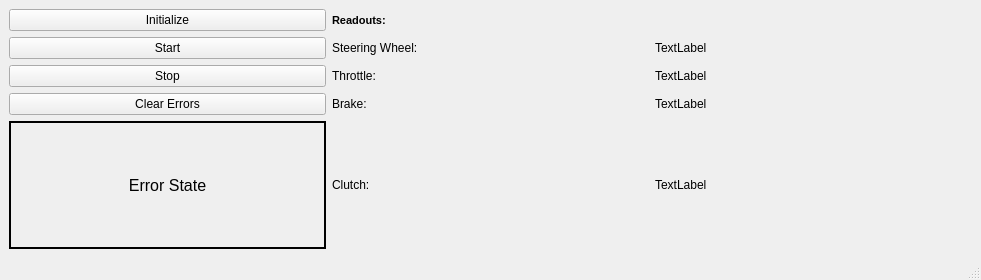
<?xml version="1.0" encoding="UTF-8"?>
<ui version="4.0">
 <class>SteeringComm</class>
 <widget class="QMainWindow" name="SteeringComm">
  <property name="geometry">
   <rect>
    <x>0</x>
    <y>0</y>
    <width>981</width>
    <height>280</height>
   </rect>
  </property>
  <property name="windowTitle">
   <string>Steering Communication Widget</string>
  </property>
  <widget class="QWidget" name="centralwidget">
   <layout class="QGridLayout" name="gridLayout">
    <item row="0" column="0">
     <layout class="QGridLayout" name="gridLayout_2">
      <item row="0" column="1">
       <widget class="QLabel" name="lblReadouts">
        <property name="font">
         <font>
          <pointsize>8</pointsize>
          <weight>75</weight>
          <bold>true</bold>
         </font>
        </property>
        <property name="text">
         <string>Readouts:</string>
        </property>
       </widget>
      </item>
      <item row="1" column="0">
       <widget class="QPushButton" name="btn_start">
        <property name="text">
         <string>Start</string>
        </property>
       </widget>
      </item>
      <item row="1" column="1">
       <widget class="QLabel" name="lblSteer">
        <property name="text">
         <string>Steering Wheel:</string>
        </property>
       </widget>
      </item>
      <item row="2" column="0">
       <widget class="QPushButton" name="btn_stop">
        <property name="text">
         <string>Stop</string>
        </property>
       </widget>
      </item>
      <item row="2" column="1">
       <widget class="QLabel" name="lblThrottle">
        <property name="text">
         <string>Throttle:</string>
        </property>
       </widget>
      </item>
      <item row="0" column="0">
       <widget class="QPushButton" name="btn_initialize">
        <property name="text">
         <string>Initialize</string>
        </property>
       </widget>
      </item>
      <item row="3" column="0">
       <widget class="QPushButton" name="btnClear">
        <property name="text">
         <string>Clear Errors</string>
        </property>
       </widget>
      </item>
      <item row="3" column="1">
       <widget class="QLabel" name="lblBrake">
        <property name="text">
         <string>Brake:</string>
        </property>
       </widget>
      </item>
      <item row="4" column="1">
       <widget class="QLabel" name="lblClutch">
        <property name="text">
         <string>Clutch:</string>
        </property>
       </widget>
      </item>
      <item row="2" column="2">
       <widget class="QLabel" name="lblThrottleVal">
        <property name="text">
         <string>TextLabel</string>
        </property>
       </widget>
      </item>
      <item row="3" column="2">
       <widget class="QLabel" name="lblBrakeVal">
        <property name="text">
         <string>TextLabel</string>
        </property>
       </widget>
      </item>
      <item row="1" column="2">
       <widget class="QLabel" name="lblSteerVal">
        <property name="text">
         <string>TextLabel</string>
        </property>
       </widget>
      </item>
      <item row="4" column="2">
       <widget class="QLabel" name="lblClutchVal">
        <property name="text">
         <string>TextLabel</string>
        </property>
       </widget>
      </item>
      <item row="4" column="0">
       <widget class="QLabel" name="lbl_state">
        <property name="font">
         <font>
          <pointsize>12</pointsize>
         </font>
        </property>
        <property name="frameShape">
         <enum>QFrame::Box</enum>
        </property>
        <property name="frameShadow">
         <enum>QFrame::Plain</enum>
        </property>
        <property name="lineWidth">
         <number>2</number>
        </property>
        <property name="text">
         <string>Error State</string>
        </property>
        <property name="alignment">
         <set>Qt::AlignCenter</set>
        </property>
       </widget>
      </item>
     </layout>
    </item>
   </layout>
  </widget>
  <widget class="QMenuBar" name="menubar">
   <property name="geometry">
    <rect>
     <x>0</x>
     <y>0</y>
     <width>981</width>
     <height>26</height>
    </rect>
   </property>
  </widget>
  <widget class="QStatusBar" name="statusbar"/>
 </widget>
 <resources/>
 <connections/>
</ui>
